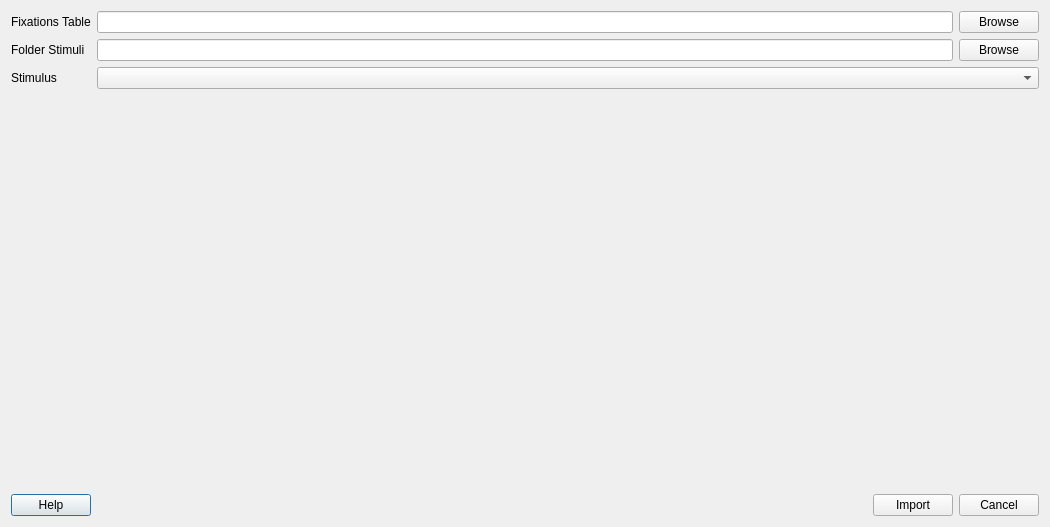
<?xml version="1.0" encoding="UTF-8"?>
<ui version="4.0">
 <class>Dialog</class>
 <widget class="QDialog" name="Dialog">
  <property name="geometry">
   <rect>
    <x>0</x>
    <y>0</y>
    <width>1050</width>
    <height>527</height>
   </rect>
  </property>
  <property name="windowTitle">
   <string>Dialog</string>
  </property>
  <layout class="QGridLayout" name="gridLayout">
   <item row="4" column="0" colspan="3">
    <layout class="QHBoxLayout" name="horizontalLayout_2">
     <item>
      <widget class="QPushButton" name="btnHelp">
       <property name="text">
        <string>Help</string>
       </property>
      </widget>
     </item>
     <item>
      <spacer name="horizontalSpacer">
       <property name="orientation">
        <enum>Qt::Horizontal</enum>
       </property>
       <property name="sizeHint" stdset="0">
        <size>
         <width>40</width>
         <height>20</height>
        </size>
       </property>
      </spacer>
     </item>
     <item>
      <widget class="QPushButton" name="btnImport">
       <property name="text">
        <string>Import</string>
       </property>
      </widget>
     </item>
     <item>
      <widget class="QPushButton" name="btnCancel">
       <property name="text">
        <string>Cancel</string>
       </property>
      </widget>
     </item>
    </layout>
   </item>
   <item row="0" column="0">
    <widget class="QLabel" name="label">
     <property name="text">
      <string>Fixations Table</string>
     </property>
    </widget>
   </item>
   <item row="2" column="0">
    <widget class="QLabel" name="label_2">
     <property name="text">
      <string>Stimulus</string>
     </property>
    </widget>
   </item>
   <item row="2" column="1" colspan="2">
    <widget class="QComboBox" name="cbStimulus"/>
   </item>
   <item row="0" column="1">
    <widget class="QLineEdit" name="lineEditPath"/>
   </item>
   <item row="0" column="2">
    <widget class="QPushButton" name="btnBrowse">
     <property name="text">
      <string>Browse</string>
     </property>
    </widget>
   </item>
   <item row="3" column="1">
    <spacer name="verticalSpacer">
     <property name="orientation">
      <enum>Qt::Vertical</enum>
     </property>
     <property name="sizeHint" stdset="0">
      <size>
       <width>20</width>
       <height>40</height>
      </size>
     </property>
    </spacer>
   </item>
   <item row="1" column="0">
    <widget class="QLabel" name="label_3">
     <property name="text">
      <string>Folder Stimuli</string>
     </property>
    </widget>
   </item>
   <item row="1" column="1">
    <widget class="QLineEdit" name="lineEditStimuli"/>
   </item>
   <item row="1" column="2">
    <widget class="QPushButton" name="btnBrowseStimuli">
     <property name="text">
      <string>Browse</string>
     </property>
    </widget>
   </item>
  </layout>
 </widget>
 <resources/>
 <connections/>
</ui>
